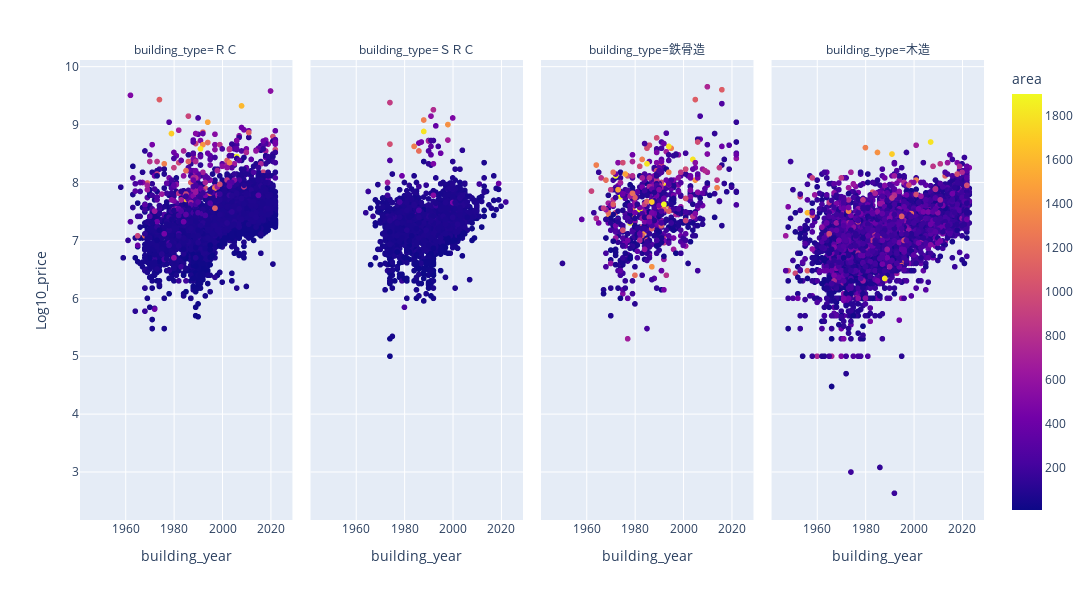

This figure's notebook cell:
### Code cell
query = 'building_type in ["ＲＣ", "ＳＲＣ", "鉄骨造", "木造"]'
# facet_colで指定したカラムごとにプロット、colorで指定したカラムで色分け、hover_dataでカーソルを合わせた時に表示するデータを追加
fig = px.scatter(df.query(query), x='building_year', y='Log10_price',
                 facet_col='building_type', color='area', hover_data=['prefecture'],
                 width=1200, height=600)
fig.show()

### Figure 1 — Plotly figure (JSON) as saved in the notebook; plotly's stock layout.template omitted (floating-point values rounded to 4 significant figures; data arrays with more than 128 entries replaced by an {"elided": "..."} marker saying what was removed)
{"data": [{"customdata": {"elided": "5426x1 str values"}, "hovertemplate": "building_type=ＲＣ<br>building_year=%{x}<br>Log10_price=%{y}<br>prefecture=%{customdata[0]}<br>area=%{marker.color}<extra></extra>", "legendgroup": "", "marker": {"color": {"elided": "5426 int values"}, "coloraxis": "coloraxis", "symbol": "circle"}, "mode": "markers", "name": "", "showlegend": false, "type": "scattergl", "x": {"elided": "5426 int values"}, "xaxis": "x", "y": {"elided": "5426 float values"}, "yaxis": "y"}, {"customdata": {"elided": "1991x1 str values"}, "hovertemplate": "building_type=ＳＲＣ<br>building_year=%{x}<br>Log10_price=%{y}<br>prefecture=%{customdata[0]}<br>area=%{marker.color}<extra></extra>", "legendgroup": "", "marker": {"color": {"elided": "1991 int values"}, "coloraxis": "coloraxis", "symbol": "circle"}, "mode": "markers", "name": "", "showlegend": false, "type": "scattergl", "x": {"elided": "1991 int values"}, "xaxis": "x2", "y": {"elided": "1991 float values"}, "yaxis": "y2"}, {"customdata": {"elided": "728x1 str values"}, "hovertemplate": "building_type=鉄骨造<br>building_year=%{x}<br>Log10_price=%{y}<br>prefecture=%{customdata[0]}<br>area=%{marker.color}<extra></extra>", "legendgroup": "", "marker": {"color": {"elided": "728 int values"}, "coloraxis": "coloraxis", "symbol": "circle"}, "mode": "markers", "name": "", "showlegend": false, "type": "scattergl", "x": {"elided": "728 int values"}, "xaxis": "x3", "y": {"elided": "728 float values"}, "yaxis": "y3"}, {"customdata": {"elided": "6461x1 str values"}, "hovertemplate": "building_type=木造<br>building_year=%{x}<br>Log10_price=%{y}<br>prefecture=%{customdata[0]}<br>area=%{marker.color}<extra></extra>", "legendgroup": "", "marker": {"color": {"elided": "6461 int values"}, "coloraxis": "coloraxis", "symbol": "circle"}, "mode": "markers", "name": "", "showlegend": false, "type": "scattergl", "x": {"elided": "6461 int values"}, "xaxis": "x4", "y": {"elided": "6461 float values"}, "yaxis": "y4"}], "layout": {"annotations": [{"font": {}, "showarrow": false, "text": "building_type=ＲＣ", "x": 0.1175, "xanchor": "center", "xref": "paper", "y": 1, "yanchor": "bottom", "yref": "paper"}, {"font": {}, "showarrow": false, "text": "building_type=ＳＲＣ", "x": 0.3725, "xanchor": "center", "xref": "paper", "y": 1, "yanchor": "bottom", "yref": "paper"}, {"font": {}, "showarrow": false, "text": "building_type=鉄骨造", "x": 0.6275, "xanchor": "center", "xref": "paper", "y": 1, "yanchor": "bottom", "yref": "paper"}, {"font": {}, "showarrow": false, "text": "building_type=木造", "x": 0.8825, "xanchor": "center", "xref": "paper", "y": 1, "yanchor": "bottom", "yref": "paper"}], "coloraxis": {"colorbar": {"title": {"text": "area"}}, "colorscale": [[0, "#0d0887"], [0.1111, "#46039f"], [0.2222, "#7201a8"], [0.3333, "#9c179e"], [0.4444, "#bd3786"], [0.5556, "#d8576b"], [0.6667, "#ed7953"], [0.7778, "#fb9f3a"], [0.8889, "#fdca26"], [1, "#f0f921"]]}, "height": 600, "legend": {"tracegroupgap": 0}, "margin": {"t": 60}, "width": 1200, "xaxis": {"anchor": "y", "domain": [0, 0.235], "title": {"text": "building_year"}}, "xaxis2": {"anchor": "y2", "domain": [0.255, 0.49], "matches": "x", "title": {"text": "building_year"}}, "xaxis3": {"anchor": "y3", "domain": [0.51, 0.745], "matches": "x", "title": {"text": "building_year"}}, "xaxis4": {"anchor": "y4", "domain": [0.765, 1.0], "matches": "x", "title": {"text": "building_year"}}, "yaxis": {"anchor": "x", "domain": [0, 1], "title": {"text": "Log10_price"}}, "yaxis2": {"anchor": "x2", "domain": [0, 1], "matches": "y", "showticklabels": false}, "yaxis3": {"anchor": "x3", "domain": [0, 1], "matches": "y", "showticklabels": false}, "yaxis4": {"anchor": "x4", "domain": [0, 1], "matches": "y", "showticklabels": false}}}
